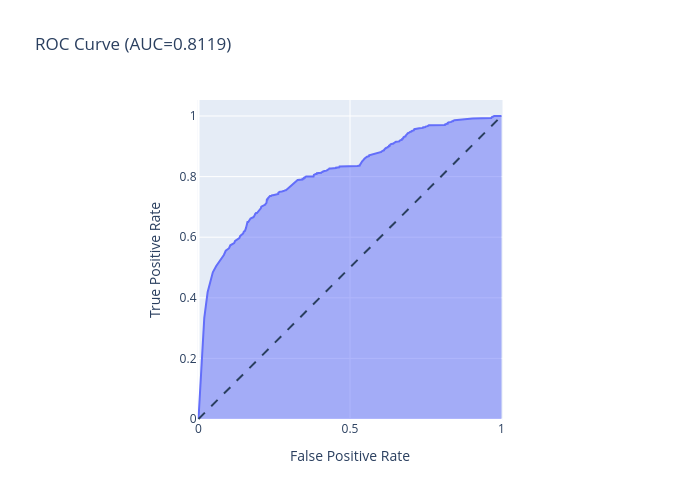

The notebook cell saved with this chart:
### Code cell
fig = px.area(
    x=fpr, y=tpr,
    title=f'ROC Curve (AUC={auc(fpr, tpr):.4f})',
    labels=dict(x='False Positive Rate', y='True Positive Rate'),
    width=700, height=500
)
fig.add_shape(
    type='line', line=dict(dash='dash'),
    x0=0, x1=1, y0=0, y1=1
)

fig.update_yaxes(scaleanchor="x", scaleratio=1)
fig.update_xaxes(constrain='domain')
fig.show()

### Figure 1 — Plotly figure (JSON) as saved in the notebook; plotly's stock layout.template omitted (floating-point values rounded to 4 significant figures; data arrays with more than 128 entries replaced by an {"elided": "..."} marker saying what was removed)
{"data": [{"fillpattern": {"shape": ""}, "hovertemplate": "False Positive Rate=%{x}<br>True Positive Rate=%{y}<extra></extra>", "legendgroup": "", "line": {"color": "#636efa"}, "marker": {"symbol": "circle"}, "mode": "lines", "name": "", "orientation": "v", "showlegend": false, "stackgroup": "1", "type": "scatter", "x": {"elided": "584 float values"}, "xaxis": "x", "y": {"elided": "584 float values"}, "yaxis": "y"}], "layout": {"height": 500, "legend": {"tracegroupgap": 0}, "shapes": [{"line": {"dash": "dash"}, "type": "line", "x0": 0, "x1": 1, "y0": 0, "y1": 1}], "title": {"text": "ROC Curve (AUC=0.8119)"}, "width": 700, "xaxis": {"anchor": "y", "constrain": "domain", "domain": [0, 1], "title": {"text": "False Positive Rate"}}, "yaxis": {"anchor": "x", "domain": [0, 1], "scaleanchor": "x", "scaleratio": 1, "title": {"text": "True Positive Rate"}}}}
